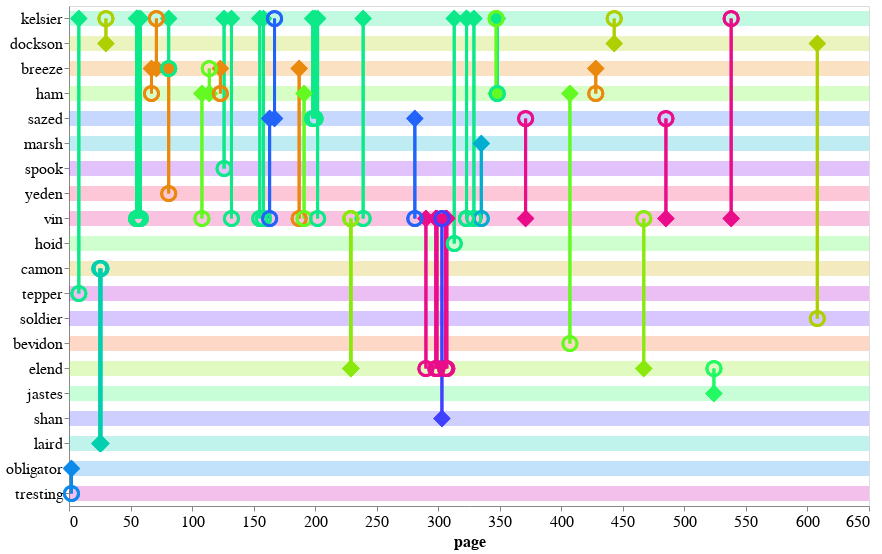

Notebook code cell kept with this figure:
### Code cell
plot_eyebrow_connections_int(fe_plot_df,'fe_eyebrow_conn_int')

### Figure 1 — Vega-Lite specification as saved in the notebook (floating-point values rounded to 4 significant figures)
{"config": {"view": {"continuousWidth": 400, "continuousHeight": 300}, "axis": {"labelFontSize": 16, "titleFontSize": 16}}, "layer": [{"data": {"name": "data-6d748824eb30db531816a8c6a9f1899d"}, "mark": "rule", "encoding": {"color": {"type": "nominal", "field": "character_draw", "legend": null, "scale": {"scheme": "sinebow"}}, "opacity": {"condition": {"value": 0.25, "selection": "selector001"}, "value": 0.05}, "size": {"value": 15}, "y": {"type": "nominal", "field": "character_draw", "sort": null}}, "selection": {"selector001": {"type": "multi", "on": "mouseover", "fields": ["character_draw"], "nearest": true}}}, {"data": {"name": "data-8690e347e60e592150864926e8ffb6df"}, "mark": "point", "encoding": {"color": {"type": "nominal", "field": "source", "legend": null, "scale": {"scheme": "sinebow"}}, "opacity": {"value": 0}, "tooltip": [{"type": "nominal", "field": "source"}, {"type": "nominal", "field": "target"}, {"type": "quantitative", "field": "page"}], "x": {"type": "quantitative", "axis": {"grid": false}, "field": "page"}, "y": {"type": "nominal", "axis": {"title": null}, "field": "character_draw", "sort": null}}}, {"data": {"name": "data-8690e347e60e592150864926e8ffb6df"}, "mark": "rule", "encoding": {"color": {"type": "nominal", "field": "source", "legend": null, "scale": {"scheme": "sinebow"}}, "opacity": {"condition": {"value": 1, "selection": "selector001"}, "value": 0.15}, "size": {"condition": {"value": 3, "selection": "selector001"}, "value": 1}, "tooltip": [{"type": "nominal", "field": "source"}, {"type": "nominal", "field": "target"}, {"type": "quantitative", "field": "page"}], "x": {"type": "quantitative", "field": "page"}, "y": {"type": "nominal", "field": "source", "sort": null}, "y2": {"field": "target"}}}, {"data": {"name": "data-8690e347e60e592150864926e8ffb6df"}, "mark": {"type": "point", "filled": true, "shape": "diamond"}, "encoding": {"color": {"type": "nominal", "field": "source", "legend": null, "scale": {"scheme": "sinebow"}}, "opacity": {"value": 1}, "size": {"condition": {"value": 300, "selection": "selector001"}, "value": 100}, "tooltip": [{"type": "nominal", "field": "source"}, {"type": "nominal", "field": "target"}, {"type": "quantitative", "field": "page"}], "x": {"type": "quantitative", "field": "page"}, "y": {"type": "nominal", "field": "source", "sort": null}}}, {"data": {"name": "data-8690e347e60e592150864926e8ffb6df"}, "mark": "point", "encoding": {"color": {"type": "nominal", "field": "source", "legend": null, "scale": {"scheme": "sinebow"}}, "opacity": {"value": 1}, "size": {"condition": {"value": 200, "selection": "selector001"}, "value": 100}, "strokeWidth": {"condition": {"value": 3, "selection": "selector001"}, "value": 1}, "tooltip": [{"type": "nominal", "field": "source"}, {"type": "nominal", "field": "target"}, {"type": "quantitative", "field": "page"}], "x": {"type": "quantitative", "field": "page"}, "y": {"type": "nominal", "field": "target", "sort": null}}}], "height": 500, "width": 800, "$schema": "https://vega.github.io/schema/vega-lite/v4.0.2.json", "datasets": {"data-6d748824eb30db531816a8c6a9f1899d": [{"character_draw": "kelsier"}, {"character_draw": "dockson"}, {"character_draw": "breeze"}, {"character_draw": "ham"}, {"character_draw": "sazed"}, {"character_draw": "marsh"}, {"character_draw": "spook"}, {"character_draw": "yeden"}, {"character_draw": "vin"}, {"character_draw": "hoid"}, {"character_draw": "camon"}, {"character_draw": "tepper"}, {"character_draw": "soldier"}, {"character_draw": "bevidon"}, {"character_draw": "elend"}, {"character_draw": "jastes"}, {"character_draw": "shan"}, {"character_draw": "laird"}, {"character_draw": "obligator"}, {"character_draw": "tresting"}], "data-8690e347e60e592150864926e8ffb6df": [{"idx": 26, "eyebrow": "source", "character_draw": "kelsier", "page": 202, "source": "kelsier", "target": "vin", "book": 1, "char_order": "kelsier"}, {"idx": 17, "eyebrow": "source", "character_draw": "kelsier", "page": 132, "source": "kelsier", "target": "vin", "book": 1, "char_order": "kelsier"}, {"idx": 18, "eyebrow": "source", "character_draw": "kelsier", "page": 155, "source": "kelsier", "target": "vin", "book": 1, "char_order": "kelsier"}, {"idx": 19, "eyebrow": "source", "character_draw": "kelsier", "page": 158, "source": "kelsier", "target": "vin", "book": 1, "char_order": "kelsier"}, {"idx": 21, "eyebrow": "target", "character_draw": "kelsier", "page": 167, "source": "sazed", "target": "kelsier", "book": 1, "char_order": "kelsier"}, {"idx": 24, "eyebrow": "source", "character_draw": "kelsier", "page": 198, "source": "kelsier", "target": "sazed", "book": 1, "char_order": "kelsier"}, {"idx": 11, "eyebrow": "source", "character_draw": "kelsier", "page": 81, "source": "kelsier", "target": "breeze", "book": 1, "char_order": "kelsier"}, {"idx": 10, "eyebrow": "target", "character_draw": "kelsier", "page": 71, "source": "breeze", "target": "kelsier", "book": 1, "char_order": "kelsier"}, {"idx": 25, "eyebrow": "source", "character_draw": "kelsier", "page": 200, "source": "kelsier", "target": "sazed", "book": 1, "char_order": "kelsier"}, {"idx": 29, "eyebrow": "source", "character_draw": "kelsier", "page": 239, "source": "kelsier", "target": "vin", "book": 1, "char_order": "kelsier"}, {"idx": 47, "eyebrow": "target", "character_draw": "kelsier", "page": 443, "source": "dockson", "target": "kelsier", "book": 1, "char_order": "kelsier"}, {"idx": 8, "eyebrow": "source", "character_draw": "kelsier", "page": 58, "source": "kelsier", "target": "vin", "book": 1, "char_order": "kelsier"}, {"idx": 16, "eyebrow": "source", "character_draw": "kelsier", "page": 126, "source": "kelsier", "target": "spook", "book": 1, "char_order": "kelsier"}, {"idx": 7, "eyebrow": "source", "character_draw": "kelsier", "page": 56, "source": "kelsier", "target": "vin", "book": 1, "char_order": "kelsier"}, {"idx": 6, "eyebrow": "source", "character_draw": "kelsier", "page": 55, "source": "kelsier", "target": "vin", "book": 1, "char_order": "kelsier"}, {"idx": 37, "eyebrow": "source", "character_draw": "kelsier", "page": 313, "source": "kelsier", "target": "hoid", "book": 1, "char_order": "kelsier"}, {"idx": 5, "eyebrow": "source", "character_draw": "kelsier", "page": 55, "source": "kelsier", "target": "vin", "book": 1, "char_order": "kelsier"}, {"idx": 4, "eyebrow": "target", "character_draw": "kelsier", "page": 30, "source": "dockson", "target": "kelsier", "book": 1, "char_order": "kelsier"}, {"idx": 38, "eyebrow": "source", "character_draw": "kelsier", "page": 323, "source": "kelsier", "target": "vin", "book": 1, "char_order": "kelsier"}, {"idx": 39, "eyebrow": "source", "character_draw": "kelsier", "page": 323, "source": "kelsier", "target": "vin", "book": 1, "char_order": "kelsier"}, {"idx": 40, "eyebrow": "source", "character_draw": "kelsier", "page": 329, "source": "kelsier", "target": "vin", "book": 1, "char_order": "kelsier"}, {"idx": 42, "eyebrow": "target", "character_draw": "kelsier", "page": 347, "source": "ham", "target": "kelsier", "book": 1, "char_order": "kelsier"}, {"idx": 43, "eyebrow": "source", "character_draw": "kelsier", "page": 348, "source": "kelsier", "target": "ham", "book": 1, "char_order": "kelsier"}, {"idx": 1, "eyebrow": "source", "character_draw": "kelsier", "page": 8, "source": "kelsier", "target": "tepper", "book": 1, "char_order": "kelsier"}, {"idx": 51, "eyebrow": "target", "character_draw": "kelsier", "page": 538, "source": "vin", "target": "kelsier", "book": 1, "char_order": "kelsier"}, {"idx": 47, "eyebrow": "source", "character_draw": "dockson", "page": 443, "source": "dockson", "target": "kelsier", "book": 1, "char_order": "dockson"}, {"idx": 52, "eyebrow": "source", "character_draw": "dockson", "page": 608, "source": "dockson", "target": "soldier", "book": 1, "char_order": "dockson"}, {"idx": 4, "eyebrow": "source", "character_draw": "dockson", "page": 30, "source": "dockson", "target": "kelsier", "book": 1, "char_order": "dockson"}, {"idx": 46, "eyebrow": "source", "character_draw": "breeze", "page": 428, "source": "breeze", "target": "ham", "book": 1, "char_order": "breeze"}, {"idx": 15, "eyebrow": "source", "character_draw": "breeze", "page": 123, "source": "breeze", "target": "ham", "book": 1, "char_order": "breeze"}, {"idx": 22, "eyebrow": "source", "character_draw": "breeze", "page": 187, "source": "breeze", "target": "vin", "book": 1, "char_order": "breeze"}, {"idx": 11, "eyebrow": "target", "character_draw": "breeze", "page": 81, "source": "kelsier", "target": "breeze", "book": 1, "char_order": "breeze"}, {"idx": 14, "eyebrow": "target", "character_draw": "breeze", "page": 114, "source": "ham", "target": "breeze", "book": 1, "char_order": "breeze"}, {"idx": 9, "eyebrow": "source", "character_draw": "breeze", "page": 67, "source": "breeze", "target": "ham", "book": 1, "char_order": "breeze"}, {"idx": 10, "eyebrow": "source", "character_draw": "breeze", "page": 71, "source": "breeze", "target": "kelsier", "book": 1, "char_order": "breeze"}, {"idx": 12, "eyebrow": "source", "character_draw": "breeze", "page": 81, "source": "breeze", "target": "yeden", "book": 1, "char_order": "breeze"}, {"idx": 45, "eyebrow": "source", "character_draw": "ham", "page": 407, "source": "ham", "target": "bevidon", "book": 1, "char_order": "ham"}, {"idx": 9, "eyebrow": "target", "character_draw": "ham", "page": 67, "source": "breeze", "target": "ham", "book": 1, "char_order": "ham"}, {"idx": 46, "eyebrow": "target", "character_draw": "ham", "page": 428, "source": "breeze", "target": "ham", "book": 1, "char_order": "ham"}, {"idx": 23, "eyebrow": "source", "character_draw": "ham", "page": 191, "source": "ham", "target": "vin", "book": 1, "char_order": "ham"}, {"idx": 43, "eyebrow": "target", "character_draw": "ham", "page": 348, "source": "kelsier", "target": "ham", "book": 1, "char_order": "ham"}, {"idx": 15, "eyebrow": "target", "character_draw": "ham", "page": 123, "source": "breeze", "target": "ham", "book": 1, "char_order": "ham"}, {"idx": 13, "eyebrow": "source", "character_draw": "ham", "page": 108, "source": "ham", "target": "vin", "book": 1, "char_order": "ham"}, {"idx": 42, "eyebrow": "source", "character_draw": "ham", "page": 347, "source": "ham", "target": "kelsier", "book": 1, "char_order": "ham"}, {"idx": 14, "eyebrow": "source", "character_draw": "ham", "page": 114, "source": "ham", "target": "breeze", "book": 1, "char_order": "ham"}, {"idx": 21, "eyebrow": "source", "character_draw": "sazed", "page": 167, "source": "sazed", "target": "kelsier", "book": 1, "char_order": "sazed"}, {"idx": 20, "eyebrow": "source", "character_draw": "sazed", "page": 163, "source": "sazed", "target": "vin", "book": 1, "char_order": "sazed"}, {"idx": 49, "eyebrow": "target", "character_draw": "sazed", "page": 485, "source": "vin", "target": "sazed", "book": 1, "char_order": "sazed"}, {"idx": 24, "eyebrow": "target", "character_draw": "sazed", "page": 198, "source": "kelsier", "target": "sazed", "book": 1, "char_order": "sazed"}, {"idx": 25, "eyebrow": "target", "character_draw": "sazed", "page": 200, "source": "kelsier", "target": "sazed", "book": 1, "char_order": "sazed"}, {"idx": 30, "eyebrow": "source", "character_draw": "sazed", "page": 281, "source": "sazed", "target": "vin", "book": 1, "char_order": "sazed"}, {"idx": 44, "eyebrow": "target", "character_draw": "sazed", "page": 371, "source": "vin", "target": "sazed", "book": 1, "char_order": "sazed"}, {"idx": 41, "eyebrow": "source", "character_draw": "marsh", "page": 335, "source": "marsh", "target": "vin", "book": 1, "char_order": "marsh"}, {"idx": 16, "eyebrow": "target", "character_draw": "spook", "page": 126, "source": "kelsier", "target": "spook", "book": 1, "char_order": "spook"}, {"idx": 12, "eyebrow": "target", "character_draw": "yeden", "page": 81, "source": "breeze", "target": "yeden", "book": 1, "char_order": "yeden"}, {"idx": 6, "eyebrow": "target", "character_draw": "vin", "page": 55, "source": "kelsier", "target": "vin", "book": 1, "char_order": "vin"}, {"idx": 34, "eyebrow": "target", "character_draw": "vin", "page": 303, "source": "shan", "target": "vin", "book": 1, "char_order": "vin"}, {"idx": 35, "eyebrow": "source", "character_draw": "vin", "page": 306, "source": "vin", "target": "elend", "book": 1, "char_order": "vin"}, {"idx": 38, "eyebrow": "target", "character_draw": "vin", "page": 323, "source": "kelsier", "target": "vin", "book": 1, "char_order": "vin"}, {"idx": 36, "eyebrow": "source", "character_draw": "vin", "page": 307, "source": "vin", "target": "elend", "book": 1, "char_order": "vin"}, {"idx": 5, "eyebrow": "target", "character_draw": "vin", "page": 55, "source": "kelsier", "target": "vin", "book": 1, "char_order": "vin"}, {"idx": 40, "eyebrow": "target", "character_draw": "vin", "page": 329, "source": "kelsier", "target": "vin", "book": 1, "char_order": "vin"}, {"idx": 41, "eyebrow": "target", "character_draw": "vin", "page": 335, "source": "marsh", "target": "vin", "book": 1, "char_order": "vin"}, {"idx": 39, "eyebrow": "target", "character_draw": "vin", "page": 323, "source": "kelsier", "target": "vin", "book": 1, "char_order": "vin"}, {"idx": 51, "eyebrow": "source", "character_draw": "vin", "page": 538, "source": "vin", "target": "kelsier", "book": 1, "char_order": "vin"}, {"idx": 33, "eyebrow": "source", "character_draw": "vin", "page": 299, "source": "vin", "target": "elend", "book": 1, "char_order": "vin"}, {"idx": 29, "eyebrow": "target", "character_draw": "vin", "page": 239, "source": "kelsier", "target": "vin", "book": 1, "char_order": "vin"}, {"idx": 32, "eyebrow": "source", "character_draw": "vin", "page": 298, "source": "vin", "target": "elend", "book": 1, "char_order": "vin"}, {"idx": 13, "eyebrow": "target", "character_draw": "vin", "page": 108, "source": "ham", "target": "vin", "book": 1, "char_order": "vin"}, {"idx": 17, "eyebrow": "target", "character_draw": "vin", "page": 132, "source": "kelsier", "target": "vin", "book": 1, "char_order": "vin"}, {"idx": 18, "eyebrow": "target", "character_draw": "vin", "page": 155, "source": "kelsier", "target": "vin", "book": 1, "char_order": "vin"}, {"idx": 19, "eyebrow": "target", "character_draw": "vin", "page": 158, "source": "kelsier", "target": "vin", "book": 1, "char_order": "vin"}, {"idx": 20, "eyebrow": "target", "character_draw": "vin", "page": 163, "source": "sazed", "target": "vin", "book": 1, "char_order": "vin"}, {"idx": 22, "eyebrow": "target", "character_draw": "vin", "page": 187, "source": "breeze", "target": "vin", "book": 1, "char_order": "vin"}, {"idx": 23, "eyebrow": "target", "character_draw": "vin", "page": 191, "source": "ham", "target": "vin", "book": 1, "char_order": "vin"}, {"idx": 7, "eyebrow": "target", "character_draw": "vin", "page": 56, "source": "kelsier", "target": "vin", "book": 1, "char_order": "vin"}, {"idx": 26, "eyebrow": "target", "character_draw": "vin", "page": 202, "source": "kelsier", "target": "vin", "book": 1, "char_order": "vin"}, {"idx": 49, "eyebrow": "source", "character_draw": "vin", "page": 485, "source": "vin", "target": "sazed", "book": 1, "char_order": "vin"}, {"idx": 27, "eyebrow": "target", "character_draw": "vin", "page": 229, "source": "elend", "target": "vin", "book": 1, "char_order": "vin"}, {"idx": 48, "eyebrow": "target", "character_draw": "vin", "page": 467, "source": "elend", "target": "vin", "book": 1, "char_order": "vin"}, {"idx": 28, "eyebrow": "target", "character_draw": "vin", "page": 229, "source": "elend", "target": "vin", "book": 1, "char_order": "vin"}, {"idx": 30, "eyebrow": "target", "character_draw": "vin", "page": 281, "source": "sazed", "target": "vin", "book": 1, "char_order": "vin"}, {"idx": 31, "eyebrow": "source", "character_draw": "vin", "page": 290, "source": "vin", "target": "elend", "book": 1, "char_order": "vin"}, {"idx": 8, "eyebrow": "target", "character_draw": "vin", "page": 58, "source": "kelsier", "target": "vin", "book": 1, "char_order": "vin"}, {"idx": 44, "eyebrow": "source", "character_draw": "vin", "page": 371, "source": "vin", "target": "sazed", "book": 1, "char_order": "vin"}, {"idx": 37, "eyebrow": "target", "character_draw": "hoid", "page": 313, "source": "kelsier", "target": "hoid", "book": 1, "char_order": "hoid"}, {"idx": 2, "eyebrow": "target", "character_draw": "camon", "page": 25, "source": "laird", "target": "camon", "book": 1, "char_order": "camon"}, {"idx": 3, "eyebrow": "target", "character_draw": "camon", "page": 26, "source": "laird", "target": "camon", "book": 1, "char_order": "camon"}, {"idx": 1, "eyebrow": "target", "character_draw": "tepper", "page": 8, "source": "kelsier", "target": "tepper", "book": 1, "char_order": "tepper"}, {"idx": 52, "eyebrow": "target", "character_draw": "soldier", "page": 608, "source": "dockson", "target": "soldier", "book": 1, "char_order": "soldier"}, {"idx": 45, "eyebrow": "target", "character_draw": "bevidon", "page": 407, "source": "ham", "target": "bevidon", "book": 1, "char_order": "bevidon"}, {"idx": 35, "eyebrow": "target", "character_draw": "elend", "page": 306, "source": "vin", "target": "elend", "book": 1, "char_order": "elend"}, {"idx": 33, "eyebrow": "target", "character_draw": "elend", "page": 299, "source": "vin", "target": "elend", "book": 1, "char_order": "elend"}, {"idx": 32, "eyebrow": "target", "character_draw": "elend", "page": 298, "source": "vin", "target": "elend", "book": 1, "char_order": "elend"}, {"idx": 31, "eyebrow": "target", "character_draw": "elend", "page": 290, "source": "vin", "target": "elend", "book": 1, "char_order": "elend"}, {"idx": 48, "eyebrow": "source", "character_draw": "elend", "page": 467, "source": "elend", "target": "vin", "book": 1, "char_order": "elend"}, {"idx": 28, "eyebrow": "source", "character_draw": "elend", "page": 229, "source": "elend", "target": "vin", "book": 1, "char_order": "elend"}, {"idx": 27, "eyebrow": "source", "character_draw": "elend", "page": 229, "source": "elend", "target": "vin", "book": 1, "char_order": "elend"}, {"idx": 50, "eyebrow": "target", "character_draw": "elend", "page": 524, "source": "jastes", "target": "elend", "book": 1, "char_order": "elend"}, {"idx": 36, "eyebrow": "target", "character_draw": "elend", "page": 307, "source": "vin", "target": "elend", "book": 1, "char_order": "elend"}, {"idx": 50, "eyebrow": "source", "character_draw": "jastes", "page": 524, "source": "jastes", "target": "elend", "book": 1, "char_order": "jastes"}, {"idx": 34, "eyebrow": "source", "character_draw": "shan", "page": 303, "source": "shan", "target": "vin", "book": 1, "char_order": "shan"}, {"idx": 3, "eyebrow": "source", "character_draw": "laird", "page": 26, "source": "laird", "target": "camon", "book": 1, "char_order": "laird"}, {"idx": 2, "eyebrow": "source", "character_draw": "laird", "page": 25, "source": "laird", "target": "camon", "book": 1, "char_order": "laird"}, {"idx": 0, "eyebrow": "source", "character_draw": "obligator", "page": 2, "source": "obligator", "target": "tresting", "book": 1, "char_order": "obligator"}, {"idx": 0, "eyebrow": "target", "character_draw": "tresting", "page": 2, "source": "obligator", "target": "tresting", "book": 1, "char_order": "tresting"}]}}
